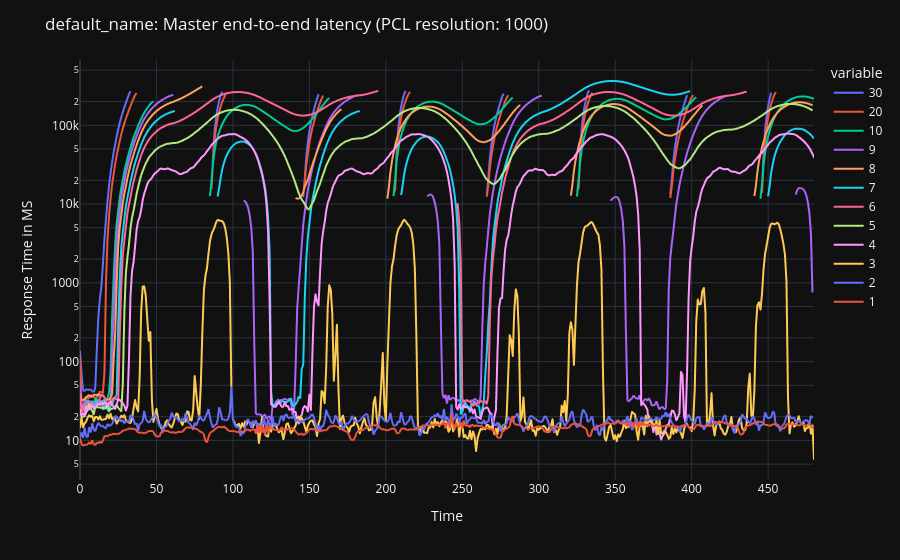
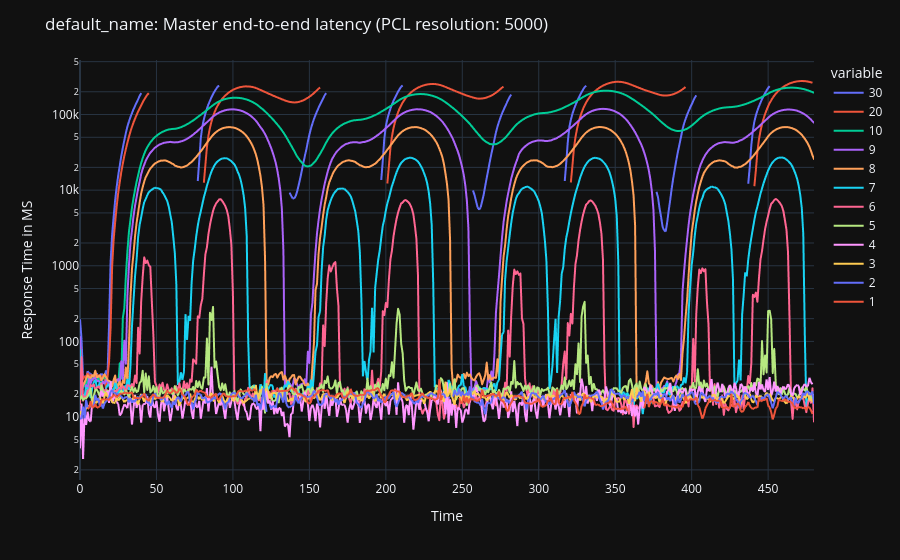
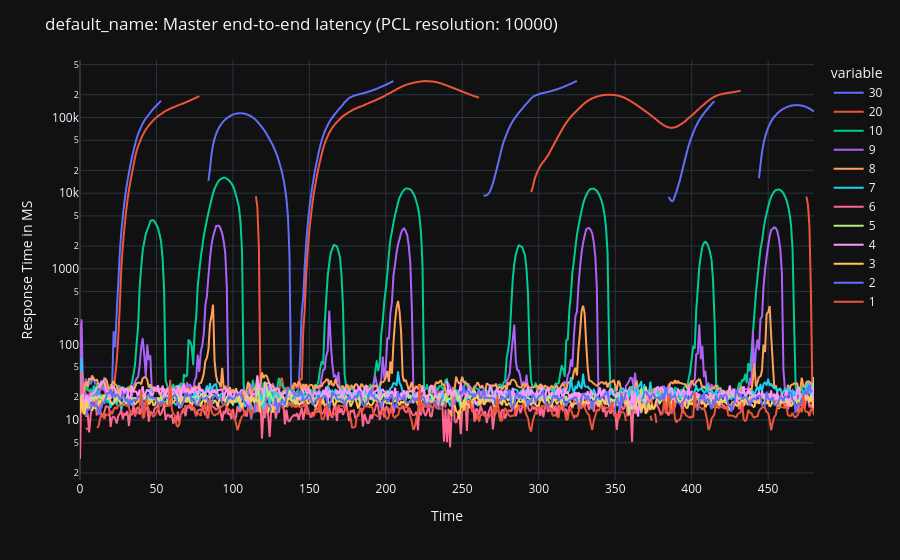

The notebook cell these images were saved under, in order:
### Code cell
import plotly.express as px
from matplotlib import pyplot as plt


# Function to compute simple moving average
def moving_average(data, window_size):
    return data.rolling(window=window_size).mean()


# You can adjust the window size for different levels of smoothing
window_size = 3

for resolution in sorted(response_time.keys()):
    queue_df = pd.DataFrame.from_dict(response_time[resolution])
    fig = px.line(queue_df, x=queue_df.index, y=queue_df.columns)
    fig.update_layout(title=f'{metadata.run_name}: Master end-to-end latency (PCL resolution: {resolution})', xaxis_title='Time',
                      yaxis_title='Response Time in MS', yaxis_type='log')
    fig.show()

### Figure 1 — Plotly figure (JSON) as saved in the notebook; plotly's stock layout.template omitted (floating-point values rounded to 4 significant figures; data arrays with more than 128 entries replaced by an {"elided": "..."} marker saying what was removed)
{"data": [{"hovertemplate": "variable=30<br>index=%{x}<br>value=%{y}<extra></extra>", "legendgroup": "30", "line": {"color": "#636efa", "dash": "solid"}, "marker": {"symbol": "circle"}, "mode": "lines", "name": "30", "showlegend": true, "x": {"elided": "481 int values"}, "xaxis": "x", "y": {"elided": "481 float values"}, "yaxis": "y", "type": "scattergl"}, {"hovertemplate": "variable=20<br>index=%{x}<br>value=%{y}<extra></extra>", "legendgroup": "20", "line": {"color": "#EF553B", "dash": "solid"}, "marker": {"symbol": "circle"}, "mode": "lines", "name": "20", "showlegend": true, "x": {"elided": "481 int values"}, "xaxis": "x", "y": {"elided": "481 float values"}, "yaxis": "y", "type": "scattergl"}, {"hovertemplate": "variable=10<br>index=%{x}<br>value=%{y}<extra></extra>", "legendgroup": "10", "line": {"color": "#00cc96", "dash": "solid"}, "marker": {"symbol": "circle"}, "mode": "lines", "name": "10", "showlegend": true, "x": {"elided": "481 int values"}, "xaxis": "x", "y": {"elided": "481 float values"}, "yaxis": "y", "type": "scattergl"}, {"hovertemplate": "variable=9<br>index=%{x}<br>value=%{y}<extra></extra>", "legendgroup": "9", "line": {"color": "#ab63fa", "dash": "solid"}, "marker": {"symbol": "circle"}, "mode": "lines", "name": "9", "showlegend": true, "x": {"elided": "481 int values"}, "xaxis": "x", "y": {"elided": "481 float values"}, "yaxis": "y", "type": "scattergl"}, {"hovertemplate": "variable=8<br>index=%{x}<br>value=%{y}<extra></extra>", "legendgroup": "8", "line": {"color": "#FFA15A", "dash": "solid"}, "marker": {"symbol": "circle"}, "mode": "lines", "name": "8", "showlegend": true, "x": {"elided": "481 int values"}, "xaxis": "x", "y": {"elided": "481 float values"}, "yaxis": "y", "type": "scattergl"}, {"hovertemplate": "variable=7<br>index=%{x}<br>value=%{y}<extra></extra>", "legendgroup": "7", "line": {"color": "#19d3f3", "dash": "solid"}, "marker": {"symbol": "circle"}, "mode": "lines", "name": "7", "showlegend": true, "x": {"elided": "481 int values"}, "xaxis": "x", "y": {"elided": "481 float values"}, "yaxis": "y", "type": "scattergl"}, {"hovertemplate": "variable=6<br>index=%{x}<br>value=%{y}<extra></extra>", "legendgroup": "6", "line": {"color": "#FF6692", "dash": "solid"}, "marker": {"symbol": "circle"}, "mode": "lines", "name": "6", "showlegend": true, "x": {"elided": "481 int values"}, "xaxis": "x", "y": {"elided": "481 float values"}, "yaxis": "y", "type": "scattergl"}, {"hovertemplate": "variable=5<br>index=%{x}<br>value=%{y}<extra></extra>", "legendgroup": "5", "line": {"color": "#B6E880", "dash": "solid"}, "marker": {"symbol": "circle"}, "mode": "lines", "name": "5", "showlegend": true, "x": {"elided": "481 int values"}, "xaxis": "x", "y": {"elided": "481 float values"}, "yaxis": "y", "type": "scattergl"}, {"hovertemplate": "variable=4<br>index=%{x}<br>value=%{y}<extra></extra>", "legendgroup": "4", "line": {"color": "#FF97FF", "dash": "solid"}, "marker": {"symbol": "circle"}, "mode": "lines", "name": "4", "showlegend": true, "x": {"elided": "481 int values"}, "xaxis": "x", "y": {"elided": "481 float values"}, "yaxis": "y", "type": "scattergl"}, {"hovertemplate": "variable=3<br>index=%{x}<br>value=%{y}<extra></extra>", "legendgroup": "3", "line": {"color": "#FECB52", "dash": "solid"}, "marker": {"symbol": "circle"}, "mode": "lines", "name": "3", "showlegend": true, "x": {"elided": "481 int values"}, "xaxis": "x", "y": {"elided": "481 float values"}, "yaxis": "y", "type": "scattergl"}, {"hovertemplate": "variable=2<br>index=%{x}<br>value=%{y}<extra></extra>", "legendgroup": "2", "line": {"color": "#636efa", "dash": "solid"}, "marker": {"symbol": "circle"}, "mode": "lines", "name": "2", "showlegend": true, "x": {"elided": "481 int values"}, "xaxis": "x", "y": {"elided": "481 float values"}, "yaxis": "y", "type": "scattergl"}, {"hovertemplate": "variable=1<br>index=%{x}<br>value=%{y}<extra></extra>", "legendgroup": "1", "line": {"color": "#EF553B", "dash": "solid"}, "marker": {"symbol": "circle"}, "mode": "lines", "name": "1", "showlegend": true, "x": {"elided": "481 int values"}, "xaxis": "x", "y": {"elided": "481 float values"}, "yaxis": "y", "type": "scattergl"}], "layout": {"xaxis": {"anchor": "y", "domain": [0.0, 1.0], "title": {"text": "Time"}}, "yaxis": {"anchor": "x", "domain": [0.0, 1.0], "title": {"text": "Response Time in MS"}, "type": "log"}, "legend": {"title": {"text": "variable"}, "tracegroupgap": 0}, "margin": {"t": 60}, "title": {"text": "default_name: Master end-to-end latency (PCL resolution: 1000)"}}}

### Figure 2 — Plotly figure (JSON) as saved in the notebook; plotly's stock layout.template omitted (floating-point values rounded to 4 significant figures; data arrays with more than 128 entries replaced by an {"elided": "..."} marker saying what was removed)
{"data": [{"hovertemplate": "variable=30<br>index=%{x}<br>value=%{y}<extra></extra>", "legendgroup": "30", "line": {"color": "#636efa", "dash": "solid"}, "marker": {"symbol": "circle"}, "mode": "lines", "name": "30", "showlegend": true, "x": {"elided": "481 int values"}, "xaxis": "x", "y": {"elided": "481 float values"}, "yaxis": "y", "type": "scattergl"}, {"hovertemplate": "variable=20<br>index=%{x}<br>value=%{y}<extra></extra>", "legendgroup": "20", "line": {"color": "#EF553B", "dash": "solid"}, "marker": {"symbol": "circle"}, "mode": "lines", "name": "20", "showlegend": true, "x": {"elided": "481 int values"}, "xaxis": "x", "y": {"elided": "481 float values"}, "yaxis": "y", "type": "scattergl"}, {"hovertemplate": "variable=10<br>index=%{x}<br>value=%{y}<extra></extra>", "legendgroup": "10", "line": {"color": "#00cc96", "dash": "solid"}, "marker": {"symbol": "circle"}, "mode": "lines", "name": "10", "showlegend": true, "x": {"elided": "481 int values"}, "xaxis": "x", "y": {"elided": "481 float values"}, "yaxis": "y", "type": "scattergl"}, {"hovertemplate": "variable=9<br>index=%{x}<br>value=%{y}<extra></extra>", "legendgroup": "9", "line": {"color": "#ab63fa", "dash": "solid"}, "marker": {"symbol": "circle"}, "mode": "lines", "name": "9", "showlegend": true, "x": {"elided": "481 int values"}, "xaxis": "x", "y": {"elided": "481 float values"}, "yaxis": "y", "type": "scattergl"}, {"hovertemplate": "variable=8<br>index=%{x}<br>value=%{y}<extra></extra>", "legendgroup": "8", "line": {"color": "#FFA15A", "dash": "solid"}, "marker": {"symbol": "circle"}, "mode": "lines", "name": "8", "showlegend": true, "x": {"elided": "481 int values"}, "xaxis": "x", "y": {"elided": "481 float values"}, "yaxis": "y", "type": "scattergl"}, {"hovertemplate": "variable=7<br>index=%{x}<br>value=%{y}<extra></extra>", "legendgroup": "7", "line": {"color": "#19d3f3", "dash": "solid"}, "marker": {"symbol": "circle"}, "mode": "lines", "name": "7", "showlegend": true, "x": {"elided": "481 int values"}, "xaxis": "x", "y": {"elided": "481 float values"}, "yaxis": "y", "type": "scattergl"}, {"hovertemplate": "variable=6<br>index=%{x}<br>value=%{y}<extra></extra>", "legendgroup": "6", "line": {"color": "#FF6692", "dash": "solid"}, "marker": {"symbol": "circle"}, "mode": "lines", "name": "6", "showlegend": true, "x": {"elided": "481 int values"}, "xaxis": "x", "y": {"elided": "481 float values"}, "yaxis": "y", "type": "scattergl"}, {"hovertemplate": "variable=5<br>index=%{x}<br>value=%{y}<extra></extra>", "legendgroup": "5", "line": {"color": "#B6E880", "dash": "solid"}, "marker": {"symbol": "circle"}, "mode": "lines", "name": "5", "showlegend": true, "x": {"elided": "481 int values"}, "xaxis": "x", "y": {"elided": "481 float values"}, "yaxis": "y", "type": "scattergl"}, {"hovertemplate": "variable=4<br>index=%{x}<br>value=%{y}<extra></extra>", "legendgroup": "4", "line": {"color": "#FF97FF", "dash": "solid"}, "marker": {"symbol": "circle"}, "mode": "lines", "name": "4", "showlegend": true, "x": {"elided": "481 int values"}, "xaxis": "x", "y": {"elided": "481 float values"}, "yaxis": "y", "type": "scattergl"}, {"hovertemplate": "variable=3<br>index=%{x}<br>value=%{y}<extra></extra>", "legendgroup": "3", "line": {"color": "#FECB52", "dash": "solid"}, "marker": {"symbol": "circle"}, "mode": "lines", "name": "3", "showlegend": true, "x": {"elided": "481 int values"}, "xaxis": "x", "y": {"elided": "481 float values"}, "yaxis": "y", "type": "scattergl"}, {"hovertemplate": "variable=2<br>index=%{x}<br>value=%{y}<extra></extra>", "legendgroup": "2", "line": {"color": "#636efa", "dash": "solid"}, "marker": {"symbol": "circle"}, "mode": "lines", "name": "2", "showlegend": true, "x": {"elided": "481 int values"}, "xaxis": "x", "y": {"elided": "481 float values"}, "yaxis": "y", "type": "scattergl"}, {"hovertemplate": "variable=1<br>index=%{x}<br>value=%{y}<extra></extra>", "legendgroup": "1", "line": {"color": "#EF553B", "dash": "solid"}, "marker": {"symbol": "circle"}, "mode": "lines", "name": "1", "showlegend": true, "x": {"elided": "481 int values"}, "xaxis": "x", "y": {"elided": "481 float values"}, "yaxis": "y", "type": "scattergl"}], "layout": {"xaxis": {"anchor": "y", "domain": [0.0, 1.0], "title": {"text": "Time"}}, "yaxis": {"anchor": "x", "domain": [0.0, 1.0], "title": {"text": "Response Time in MS"}, "type": "log"}, "legend": {"title": {"text": "variable"}, "tracegroupgap": 0}, "margin": {"t": 60}, "title": {"text": "default_name: Master end-to-end latency (PCL resolution: 5000)"}}}

### Figure 3 — Plotly figure (JSON) as saved in the notebook; plotly's stock layout.template omitted (floating-point values rounded to 4 significant figures; data arrays with more than 128 entries replaced by an {"elided": "..."} marker saying what was removed)
{"data": [{"hovertemplate": "variable=30<br>index=%{x}<br>value=%{y}<extra></extra>", "legendgroup": "30", "line": {"color": "#636efa", "dash": "solid"}, "marker": {"symbol": "circle"}, "mode": "lines", "name": "30", "showlegend": true, "x": {"elided": "481 int values"}, "xaxis": "x", "y": {"elided": "481 float values"}, "yaxis": "y", "type": "scattergl"}, {"hovertemplate": "variable=20<br>index=%{x}<br>value=%{y}<extra></extra>", "legendgroup": "20", "line": {"color": "#EF553B", "dash": "solid"}, "marker": {"symbol": "circle"}, "mode": "lines", "name": "20", "showlegend": true, "x": {"elided": "481 int values"}, "xaxis": "x", "y": {"elided": "481 float values"}, "yaxis": "y", "type": "scattergl"}, {"hovertemplate": "variable=10<br>index=%{x}<br>value=%{y}<extra></extra>", "legendgroup": "10", "line": {"color": "#00cc96", "dash": "solid"}, "marker": {"symbol": "circle"}, "mode": "lines", "name": "10", "showlegend": true, "x": {"elided": "481 int values"}, "xaxis": "x", "y": {"elided": "481 float values"}, "yaxis": "y", "type": "scattergl"}, {"hovertemplate": "variable=9<br>index=%{x}<br>value=%{y}<extra></extra>", "legendgroup": "9", "line": {"color": "#ab63fa", "dash": "solid"}, "marker": {"symbol": "circle"}, "mode": "lines", "name": "9", "showlegend": true, "x": {"elided": "481 int values"}, "xaxis": "x", "y": {"elided": "481 float values"}, "yaxis": "y", "type": "scattergl"}, {"hovertemplate": "variable=8<br>index=%{x}<br>value=%{y}<extra></extra>", "legendgroup": "8", "line": {"color": "#FFA15A", "dash": "solid"}, "marker": {"symbol": "circle"}, "mode": "lines", "name": "8", "showlegend": true, "x": {"elided": "481 int values"}, "xaxis": "x", "y": {"elided": "481 float values"}, "yaxis": "y", "type": "scattergl"}, {"hovertemplate": "variable=7<br>index=%{x}<br>value=%{y}<extra></extra>", "legendgroup": "7", "line": {"color": "#19d3f3", "dash": "solid"}, "marker": {"symbol": "circle"}, "mode": "lines", "name": "7", "showlegend": true, "x": {"elided": "481 int values"}, "xaxis": "x", "y": {"elided": "481 float values"}, "yaxis": "y", "type": "scattergl"}, {"hovertemplate": "variable=6<br>index=%{x}<br>value=%{y}<extra></extra>", "legendgroup": "6", "line": {"color": "#FF6692", "dash": "solid"}, "marker": {"symbol": "circle"}, "mode": "lines", "name": "6", "showlegend": true, "x": {"elided": "481 int values"}, "xaxis": "x", "y": {"elided": "481 float values"}, "yaxis": "y", "type": "scattergl"}, {"hovertemplate": "variable=5<br>index=%{x}<br>value=%{y}<extra></extra>", "legendgroup": "5", "line": {"color": "#B6E880", "dash": "solid"}, "marker": {"symbol": "circle"}, "mode": "lines", "name": "5", "showlegend": true, "x": {"elided": "481 int values"}, "xaxis": "x", "y": {"elided": "481 float values"}, "yaxis": "y", "type": "scattergl"}, {"hovertemplate": "variable=4<br>index=%{x}<br>value=%{y}<extra></extra>", "legendgroup": "4", "line": {"color": "#FF97FF", "dash": "solid"}, "marker": {"symbol": "circle"}, "mode": "lines", "name": "4", "showlegend": true, "x": {"elided": "481 int values"}, "xaxis": "x", "y": {"elided": "481 float values"}, "yaxis": "y", "type": "scattergl"}, {"hovertemplate": "variable=3<br>index=%{x}<br>value=%{y}<extra></extra>", "legendgroup": "3", "line": {"color": "#FECB52", "dash": "solid"}, "marker": {"symbol": "circle"}, "mode": "lines", "name": "3", "showlegend": true, "x": {"elided": "481 int values"}, "xaxis": "x", "y": {"elided": "481 float values"}, "yaxis": "y", "type": "scattergl"}, {"hovertemplate": "variable=2<br>index=%{x}<br>value=%{y}<extra></extra>", "legendgroup": "2", "line": {"color": "#636efa", "dash": "solid"}, "marker": {"symbol": "circle"}, "mode": "lines", "name": "2", "showlegend": true, "x": {"elided": "481 int values"}, "xaxis": "x", "y": {"elided": "481 float values"}, "yaxis": "y", "type": "scattergl"}, {"hovertemplate": "variable=1<br>index=%{x}<br>value=%{y}<extra></extra>", "legendgroup": "1", "line": {"color": "#EF553B", "dash": "solid"}, "marker": {"symbol": "circle"}, "mode": "lines", "name": "1", "showlegend": true, "x": {"elided": "481 int values"}, "xaxis": "x", "y": {"elided": "481 float values"}, "yaxis": "y", "type": "scattergl"}], "layout": {"xaxis": {"anchor": "y", "domain": [0.0, 1.0], "title": {"text": "Time"}}, "yaxis": {"anchor": "x", "domain": [0.0, 1.0], "title": {"text": "Response Time in MS"}, "type": "log"}, "legend": {"title": {"text": "variable"}, "tracegroupgap": 0}, "margin": {"t": 60}, "title": {"text": "default_name: Master end-to-end latency (PCL resolution: 10000)"}}}
